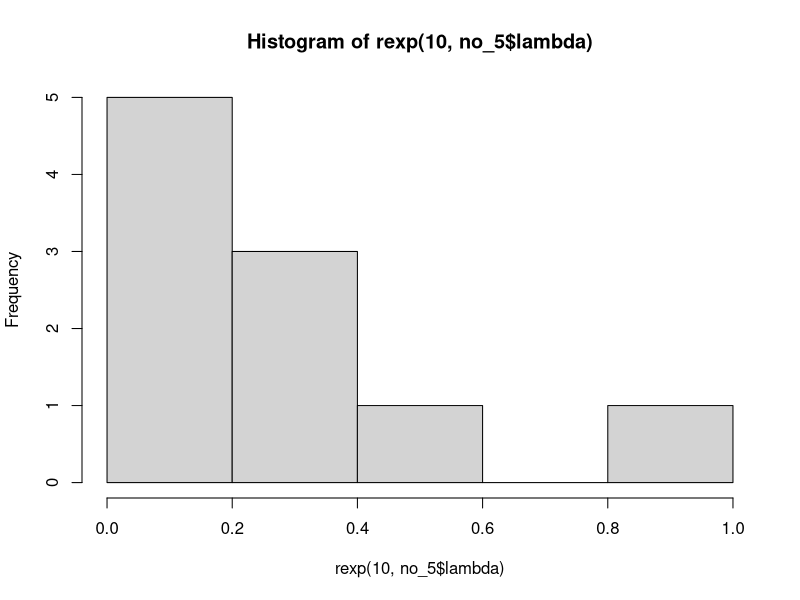
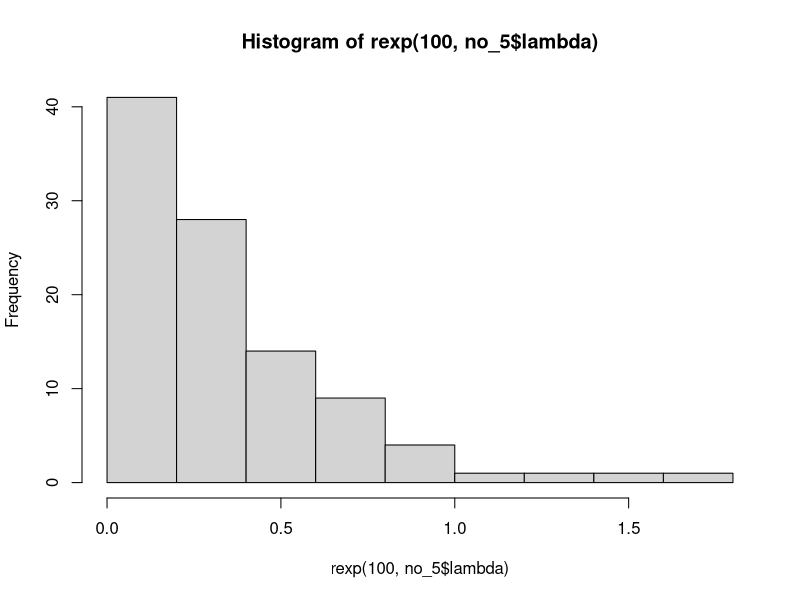
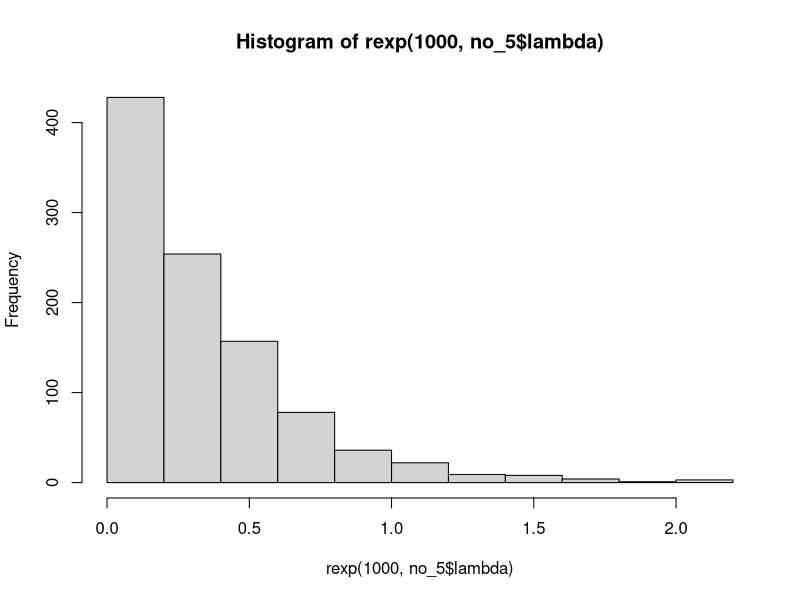
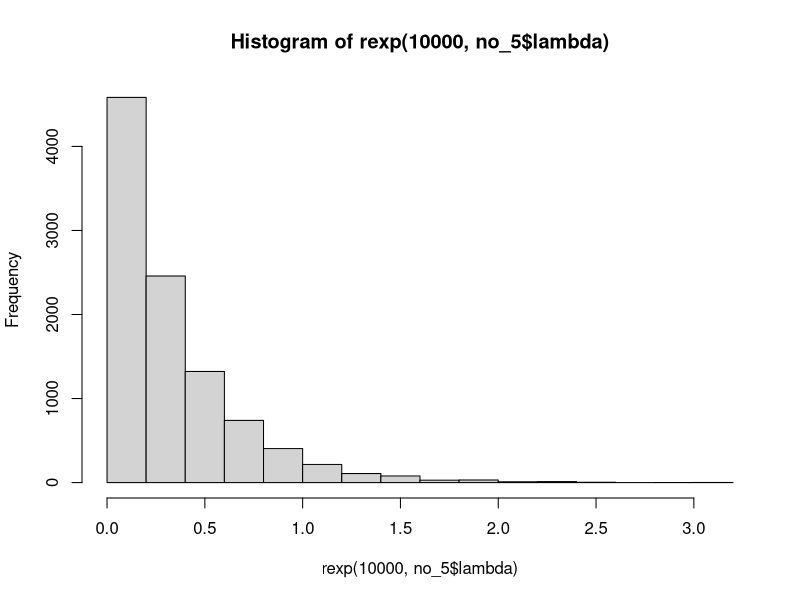

Generate these figures, in order, with R:
#NOMOR 5
no_5 <- list("lambda" = 3)

#penyelesaian 5a
print( dexp(no_5$lambda) )

#penyelesaian 5b
set.seed(1)
hist(rexp(10, no_5$lambda))
hist(rexp(100, no_5$lambda))
hist(rexp(1000, no_5$lambda))
hist(rexp(10000, no_5$lambda))


#penyelesaian 5c
set.seed(1)
res_5c <- rexp(100, no_5$lambda)

#mean
#μ = θ
print(mean(res_5c))

#varians
#σ^2 = θ^2
print(var(res_5c))